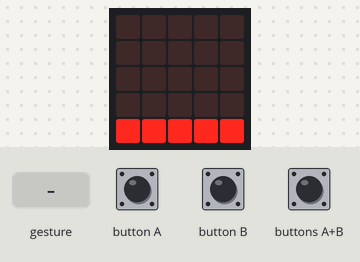
Simulated run of this program. Board: BBC micro:bit running MicroPython. Shown: the board's 5×5 LED display. The test bench sets the inputs (shaded band). Random numbers come from a fixed seed; a tilt is held for 1.5 s and a shake lasts 1 s, then the board lies face up again.

Above: at 0.9 s.
1.3 s: buttons A+B pressed for 3.2 s
At 2.1 s:
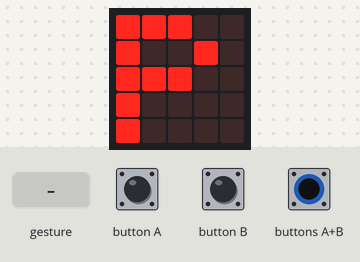
6.0 s: buttons A+B pressed for 3.2 s
At 9.5 s:
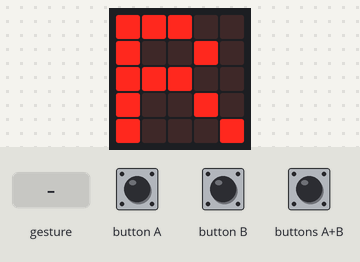
10.7 s: buttons A+B pressed for 1 s
At 11.6 s:
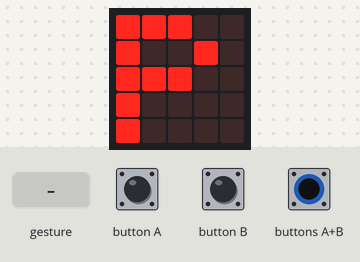
13.2 s: gesture 'shake'
At 14.8 s:
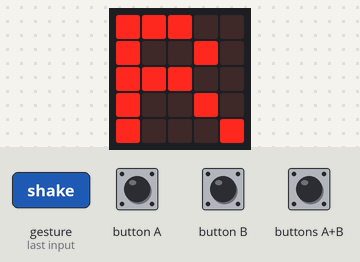
Timing chart, 0 to 16.1 s (numbered marks = the images above; inputs shaded):
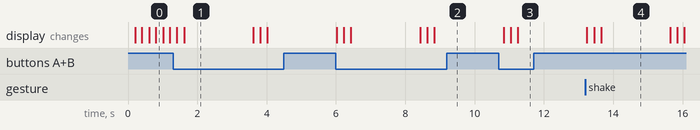

Measured:
- what the display in image 1 shows lasts 2.0 s, from 1.6 s to 3.6 s

The program:

paper-rock-scissors-simple.py
```python
# Import modules that this game depends on
from microbit import * # for utilising micro:bit's power
import random # for utilising randomness

# This is a function that shows a flashing dash
def flashDash():
    display.show("_")
    sleep(200)
    display.clear()
    sleep(200)

options = ["P","R","S"] # define options

while True:
    flashDash() # show a flashing... dash
    # Because the shake-detection is not always working,
    # the micro:bit also monitors simultaneous pressing of A and B
    if accelerometer.was_gesture("shake") or (button_a.is_pressed() and button_b.is_pressed()):
        # If one of the above happened, clear the display...
        display.clear()
        # ... and randomly show P(aper), R(ock) or S(cissors)
        display.show(random.choice(options))
        # wait for two seconds and then restart
        sleep(2000)
```
